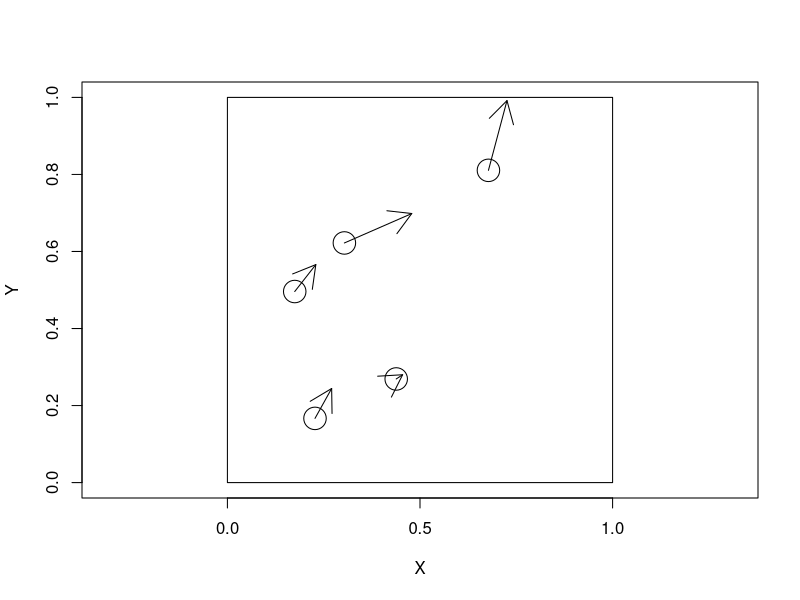

This chart was generated by the following R code:
## ---- chunk 1
n=5
p=matrix(runif(n*2),n,2)
v=matrix(runif(n*2),n,2)/5
plot(p,xlim=c(0,1),ylim=c(0,1),xlab="X",ylab="Y",asp=1,cex=3)
arrows(p[,1],p[,2],(p+v)[,1],(p+v)[,2])
lines(cbind(c(0,0,1,1,0),c(0,1,1,0,0)))
